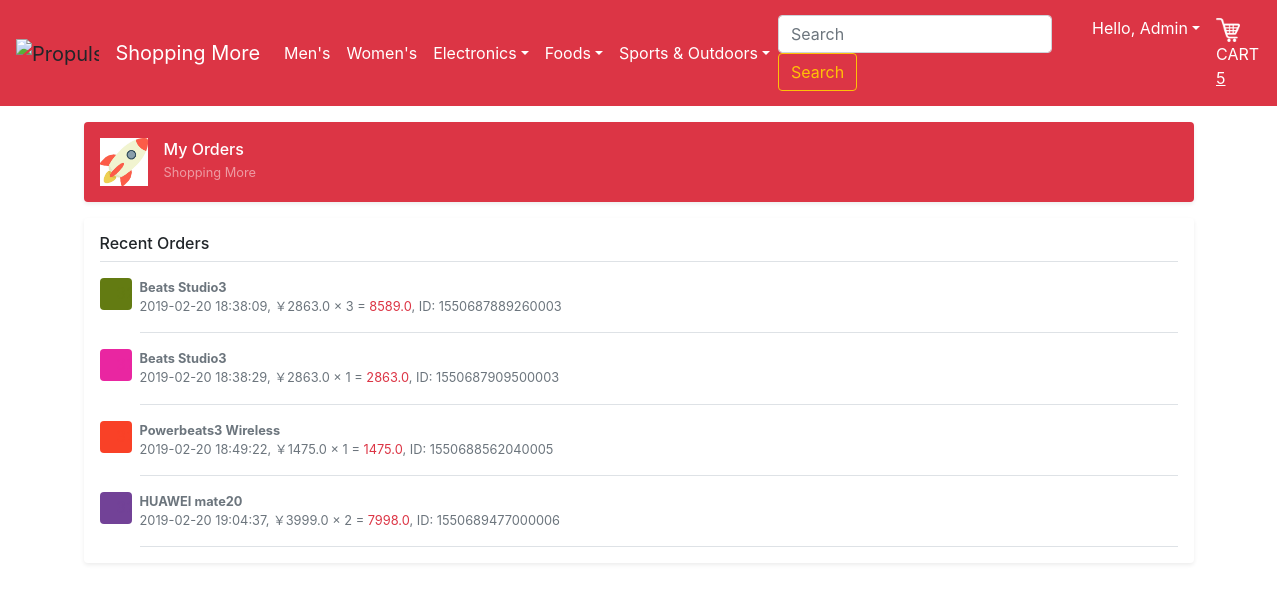
/orders (signed in), run on the app's committed database.
### tables this page shows
CREATE TABLE users 
		(userId INTEGER PRIMARY KEY, 
		password TEXT,
		email TEXT,
		firstName TEXT,
		lastName TEXT,
		phone TEXT
		);

CREATE TABLE orders
		(orderId INTEGER PRIMARY KEY,
		userId INTEGER,
		productId INTEGER,
		num INTEGER
		);

CREATE TABLE products
		(productId INTEGER PRIMARY KEY,
		name TEXT,
		price REAL,
		description TEXT,
		image TEXT,
		stock INTEGER,
		categoryId INTEGER,
		FOREIGN KEY(categoryId) REFERENCES categories(categoryId)
		);

### app.py (the view)
@app.route("/orders")
def orders():
    if 'email' not in session:
        return redirect(url_for('loginForm'))
    loggedIn, firstName, noOfItems = getLoginDetails()
    email = session['email']
    with sqlite3.connect('database.db') as conn:
        cur = conn.cursor()
        cur.execute("SELECT userId FROM users WHERE email = ?", (email, ))
        userId = cur.fetchone()[0]
        cur.execute("SELECT orders.num, orders.orderId, products.name, products.price FROM products, orders WHERE products.productId = orders.productId AND orders.userId = ?", (userId, ))
        orderss = cur.fetchall()
    for i,row in enumerate(orderss):
        partialPrice = row[0] * row[3]
        time_stamp = int(row[1] / 1000000)
        time_array = time.localtime(time_stamp)
        str_date = time.strftime("%Y-%m-%d %H:%M:%S", time_array)
        color = random_color()
        orderss[i] = (row[0], row[1], row[2], row[3], partialPrice, str_date, color)
    existOrder = False
    if len(orderss) > 0:
        existOrder = True
    return render_template("order.html", orderss=orderss, existOrder=existOrder, loggedIn=loggedIn, firstName=firstName, noOfItems=noOfItems)

### app.py (called while the page is built)
def getLoginDetails():
    with sqlite3.connect('database.db') as conn:
        cur = conn.cursor()
        if 'email' not in session:
            loggedIn = False
            firstName = ''
            noOfItems = 0
        else:
            loggedIn = True
            cur.execute("SELECT userId, firstName FROM users WHERE email = ?", (session['email'], ))
            userId, firstName = cur.fetchone()
            cur.execute("SELECT count(productId) FROM kart WHERE userId = ?", (userId, ))
            noOfItems = cur.fetchone()[0]
    conn.close()
    return (loggedIn, firstName, noOfItems)

def random_color():
    colorArr = ['1','2','3','4','5','6','7','8','9','a','b','c','d','e','f']
    color = ""
    for i in range(6):
        color += colorArr[random.randint(0, 14)]
    return "#" + color

### templates/order.html (shortened to what this page needs)
{% extends 'base.html' %}
{% block content %}
<main role="main" class="container">
  <div class="d-flex align-items-center p-3 my-3 text-white-50 bg-danger rounded shadow-sm">
    <img class="mr-3" src="static/img/rocket.png" alt="" width="48" height="48">
    <div class="lh-100">
      <h6 class="mb-0 text-white lh-100">My Orders</h6>
      <small>Shopping More</small>
    </div>
  </div>
  <div class="my-3 p-3 bg-white rounded shadow-sm">
    <h6 class="border-bottom border-gray pb-2 mb-0">Recent Orders</h6>
    {% if existOrder %}
        {% for data in orderss %}
            <div class="media text-muted pt-3">
                <svg class="bd-placeholder-img mr-2 rounded" width="32" height="32" xmlns="http://www.w3.org/2000/svg" preserveAspectRatio="xMidYMid slice" focusable="false" role="img" aria-label="Placeholder: 32x32"><title>Placeholder</title><rect width="100%" height="100%" fill="{{data[6]}}"/><text x="50%" y="50%" fill="{{data[6]}}" dy=".3em">32x32</text></svg>
                <p class="media-body pb-3 mb-0 small lh-125 border-bottom border-gray">
                    <strong class="d-block text-gray-dark">{{data[2]}}</strong>
                    {{data[5]}}, ￥{{data[3]}} × {{data[0]}} = <span class="text-danger">{{data[4]}}</span>, ID: {{data[1]}}
                </p>
            </div>
        {% endfor %}
    {% endif %}
  </div>
</main>
{% endblock %}

### templates/base.html (shortened to what this page needs)
<!doctype html>
<html lang="zh-cmn-Hans">
<head>
    <link rel="stylesheet" href="https://stackpath.bootstrapcdn.com/bootstrap/4.3.1/css/bootstrap.min.css"
>
</head>
<body>
    <nav class="navbar navbar-expand-lg navbar-dark sticky-top bg-danger">
        <a class="navbar-brand"><img src="https://d33wubrfki0l68.cloudfront.net/67a4995f0d6ce4e69f8ca496de0ee0d2832e9385/29a04/assets/img/logo_rocket.png" height="35" alt="Propulso"></a>
        <a class="navbar-brand" href="/">Shopping More</a>
        <div class="collapse navbar-collapse" id="navbarsExampleDefault">
            <ul class="navbar-nav mr-auto">
                <li class="nav-item active">
                    <a class="nav-link" href="/displayCategory/1">Men's</a>
                </li>
                <li class="nav-item active">
                    <a class="nav-link" href="/displayCategory/2">Women's</a>
                </li>
                <li class="nav-item dropdown active">
                    <a class="nav-link dropdown-toggle" href="#" id="dropdown01" data-toggle="dropdown" aria-haspopup="true" aria-expanded="false">Electronics</a>
                </li>
                <li class="nav-item dropdown active">
                    <a class="nav-link dropdown-toggle" href="#" id="dropdown02" data-toggle="dropdown" aria-haspopup="true" aria-expanded="false">Foods</a>
                </li>
                <li class="nav-item dropdown active">
                    <a class="nav-link dropdown-toggle" href="#" id="dropdown03" data-toggle="dropdown" aria-haspopup="true" aria-expanded="false">Sports & Outdoors</a>
                </li>
            </ul>
            <form class="form-inline mr-4 my-3 my-lg-0">
                <input class="form-control mr-sm-2" type="text" placeholder="Search" aria-label="Search">
                <button class="btn btn-outline-warning my-2 my-sm-0" type="submit">Search</button>
            </form>
            {% if not loggedIn %}
            <a class="btn btn-outline-warning mr-sm-2 my-2 my-sm-0" href="/registerationForm">Sign up</a>
            <a class="btn btn-outline-warning mr-sm-2 my-2 my-sm-0" href="/loginForm">Sign in</a>
            {% else %}
            <ul class="navbar-nav">
                <li class="nav-item dropdown active">
                    <a class="nav-link dropdown-toggle" href="#" id="dropdown04" data-toggle="dropdown" aria-haspopup="true" aria-expanded="false">Hello, {{firstName}}</a>
                </li>
                <li class="nav-item active">
                    <a class="nav-link" href="/cart"><img src={{url_for('static', filename='img/shoppingCart.png')}} id="cartIcon" width="24px" height="24px"/> CART <u>{{noOfItems}}</u></a>
                </li>
            </ul>
	        {% endif %}
        </div>
    </nav>
    {% block content %}
    {% endblock %}
</body>
</html>

### data on the page
users: firstName "Admin"
orders: name "Beats Studio3", data "2019-02-20 18:38:09", price "2863.0", num "3", data "8589.0", orderId "1550687889260003"
orders: name "Beats Studio3", data "2019-02-20 18:38:29", price "2863.0", num "1", data "2863.0", orderId "1550687909500003"
orders: name "Powerbeats3 Wireless", data "2019-02-20 18:49:22", price "1475.0", num "1", data "1475.0", orderId "1550688562040005"
orders: name "HUAWEI mate20", data "2019-02-20 19:04:37", price "3999.0", num "2", data "7998.0", orderId "1550689477000006"

### other printed values
{{ noOfItems }} "5"
